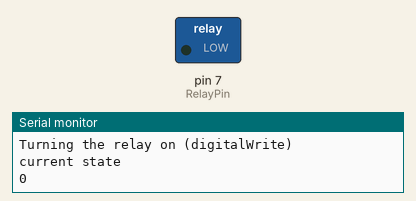
Recording of a sketch running on a simulated Arduino Uno, built with avr-gcc and run on an emulated ATmega328P. On the bench: switched loads named in the sketch (green lamp = pin HIGH), the last lines printed to the serial monitor.

Above: at 1.5 s.
At 4.5 s:
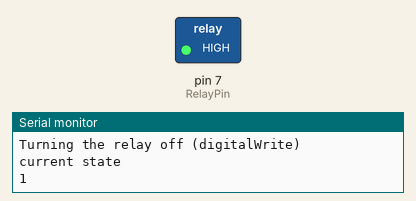
Timing chart, 0 to 7.8 s (numbered marks = the images above):
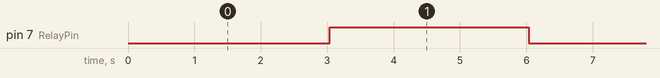

Measured:
- by itself, pin 7 (RelayPin): alternates HIGH for 3.0 s and LOW for 3.0 s

The sketch:

Basic_RelayModule_Control.ino
```cpp
int RelayPin = 7;

void setup() {
  // Initialize serial connection at 9600 baudrate
  Serial.begin(9600);

  // Confirm that serial comm. is established
  Serial.println("Serial communication established.");

  // Set RelayPin as an output pin
  Serial.println("Setting RelayPin as output");
  pinMode(RelayPin, OUTPUT);
}

void loop() {

  // Turn on the relay...
  Serial.println("Turning the relay on (digitalWrite)");
  digitalWrite(RelayPin, LOW);delay(400);

  // Reading pin state with digitalRead and returning the current state.
  Serial.println("current state");delay(100);
  Serial.println(digitalRead(RelayPin));delay(2500);


  // Turn off the relay...
  Serial.println("Turning the relay off (digitalWrite)");
  digitalWrite(RelayPin, HIGH);delay(400);

  // Reading pin state with digitalRead and returning the current state.
  Serial.println("current state");delay(100);
  Serial.println(digitalRead(RelayPin));delay(2500);
}
```
